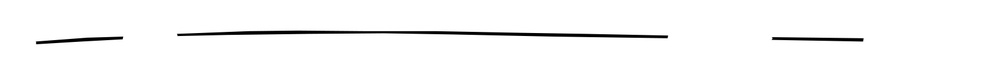
#> input picture SUS_Bend/utils/test_cut.jpg, 1000 x 59 px, shrunk from 1700 x 100 before the run
$ python projection-cut.py
#> lines starting #> are read from the running program, lines starting #| are printed output that depends on the picture; after the words box and inside, x2 and y2 are one past the last pixel; in counts of white or black regions, pixels touching at a corner belong together
import cv2
import numpy as np

def weightCtr(x):
	# print(x)
	if np.count_nonzero(x) == 0:
		return int((x.shape[0] + 1) / 2)
	else:
		return int(np.flatnonzero(x).mean())

# load as greyscale
im = cv2.imread('test_cut.jpg', cv2.IMREAD_GRAYSCALE)
#> im is the input picture: shape (59, 1000); min 0, max 255, mean 246.3

# invert
im = 255 - im
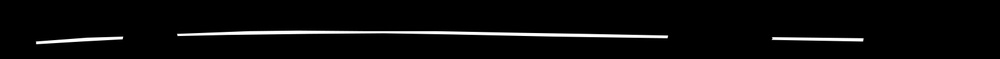
#> im: shape (59, 1000); min 0, max 255, mean 8.7

# [4 lines of commented-out code are left out]
im = cv2.threshold(im, 200, 255, cv2.THRESH_BINARY)[1]
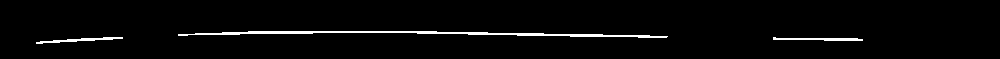
#> im: shape (59, 1000); 2.7% white; 3 white regions, box (x1, y1, x2, y2) and area: (178, 31, 668, 38) 1167, (36, 37, 123, 44) 218, (773, 37, 863, 41) 217
im = cv2.dilate(im, np.ones((5, 30)))
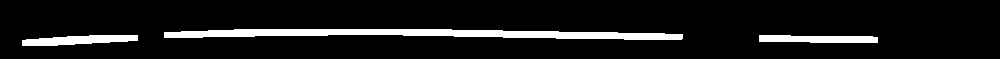
#> im: shape (59, 1000); 8.9% white; 3 white regions, box (x1, y1, x2, y2) and area: (164, 29, 683, 40) 3533, (22, 35, 138, 46) 885, (759, 35, 878, 43) 809
im = cv2.erode(im, np.ones((5, 30)))
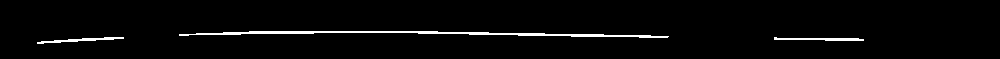
#> im: shape (59, 1000); 2.7% white; 3 white regions, box (x1, y1, x2, y2) and area: (179, 31, 669, 38) 1167, (37, 37, 124, 44) 218, (774, 37, 864, 41) 217
# cv2.imshow("BIN", im)
# cv2.waitKey(0)

# calculate vertical projection
proj = np.sum(im, 0)
#> proj = 1000 values, max 765 at index 41, min 0 at index 0, mean 408.5

# search for key points
m = np.max(proj)
#> m = 765
proj = proj / m
#> proj = 1000 values, max 1 at index 41, min 0 at index 0, mean 0.534
th = 0.2

x0 = 0
y0 = 0
x1 = 0
y1 = 0
x2 = 0
y2 = 0
x3 = 0
y3 = 0
x4 = 0
y4 = 0
x5 = 0
y5 = 0

p = 0
for col in range(proj.shape[0]):
	if p == 0:
		if proj[col] >= th:
			x0 = col
			y0 = weightCtr(im[:, col])
			p = 1

	elif p == 1:
		if proj[col] < th:
			if col > 0:
				x1 = col - 1
				y1 = weightCtr(im[:, col - 1])
			else:
				x1 = col
				y1 = weightCtr(im[:, col])

			p = 2

	elif p == 2:
		if proj[col] >= th:
			x2 = col
			y2 = weightCtr(im[:, col])
			p = 3

	elif p == 3:
		if proj[col] < th:
			if col > 0:
				x3 = col - 1
				y3 = weightCtr(im[:, col - 1])
			else:
				x3 = col
				y3 = weightCtr(im[:, col])
			p = 4

	elif p == 4:
		if proj[col] >= th:
			x4 = col
			y4 = weightCtr(im[:, col])
			p = 5

	elif p == 5:
		if proj[col] < th:
			if col > 0:
				x5 = col - 1
				y5 = weightCtr(im[:, col - 1])
			else:
				x5 = col
				y5 = weightCtr(im[:, col])

			p = 6
#> this loop made 1000 passes
#> y0 on pass 38: 42
#> y1 on pass 125: 37
#> after the loop, p = 6; x0 = 37; x1 = 123; x2 = 179; x3 = 668; x4 = 774; x5 = 863; y0 = 42; y1 = 37; y2 = 34; y3 = 36; y4 = 38; y5 = 39

print(x0, y0, x1, y1, x2, y2, x3, y3, x4, y4, x5, y5)
#| 37 42 123 37 179 34 668 36 774 38 863 39
# cv2.line(im, (x0, y0), (x1, y1), (128, 128, 128), 5)
# cv2.line(im, (x2, y2), (x3, y3), (128, 128, 128), 5)

marks = np.zeros(shape=(127, 2), dtype=np.integer)
marks[0] = [x0, y0]
marks[12] = [x1, y1]
marks[13] = [x2, y2]
marks[108] = [x3, y3]
marks[109] = [x4, y4]
marks[126] = [x5, y5]

marks_base = np.zeros(shape=(127, 2), dtype=np.integer)
marks_base[0] = [x0, y0]
marks_base[12] = [x1, y1]
marks_base[13] = [x2, y2]
marks_base[126] = [x5, y5]

stepX = (x1 - x0) / 12
#> stepX = 7.17
stepY = 0
if (x1 - x0) > 0:
	stepY = (y1 - y0) / (x1 - x0)
#> stepY = -0.0581

for i in range(1, 12):
	newX = x0 + int(i * stepX)
	marks[i] = [newX, weightCtr(im[:, newX])]
	marks_base[i] = [newX, y0 + int((newX - x0) * stepY)]
#> this loop made 11 passes
#> newX on passes 1 to 11: 44, 51, 58, 65, 72, 80, 87, 94, 101, 108, 115
#> after the loop, marks = 127 pairs, first value 0 to 863, second value 0 to 42; marks_base has the same summary as marks
	# print(marks[i])
	# cv2.line(im, (marks[i-1][0], marks[i-1][1]), (marks[i][0], marks[i][1]), (128, 128, 128), 5)

stepX = (x3 - x2) / 95
#> stepX = 5.15
stepY = 0
if (x5 - x2) > 0:
	stepY = (y5 - y2) / (x5 - x2)
#> stepY = 0.00731

for i in range(14, 108):
	newX = x2 + int((i-13) * stepX)
	marks[i] = [newX, weightCtr(im[:, newX])]
	marks_base[i] = [newX, y2 + int((newX-x2) * stepY)]
#> this loop made 94 passes
#> newX on passes 1 to 12: 184, 189, 194, 199, 204, 209, 215, 220, 225, 230, 235, 240
	# print(marks[i])
	# cv2.line(im, (marks[i-1][0], marks[i-1][1]), (marks[i][0], marks[i][1]), (128, 128, 128), 5)

marks_base[108] = [x3, y2 + int((x3 - x2) * stepY)]
marks_base[109] = [x4, y2 + int((x4 - x2) * stepY)]

stepX = (x5 - x4) / 17
#> stepX = 5.24
for i in range(110, 126):
	newX = x4 + int((i-109) * stepX)
	marks[i] = [newX, weightCtr(im[:, newX])]
	marks_base[i] = [newX, y2 + int((newX - x2) * stepY)]
#> this loop made 16 passes
#> newX on passes 1 to 12: 779, 784, 789, 794, 800, 805, 810, 815, 821, 826, 831, 836
#> after the loop, marks = 127 pairs, first value 37 to 863, second value 31 to 42; marks_base = 127 pairs, first value 37 to 863, second value 34 to 42
	# print(marks[i])
	# cv2.line(im, (marks[i-1][0], marks[i-1][1]), (marks[i][0], marks[i][1]), (128, 128, 128), 5)

# draw marking lines and find the maximum y diff
maxDiff = 0
maxIndex = 0
for i in range(0, 127):
	diff = abs(marks[i][1] - marks_base[i][1])
	if diff > maxDiff:
		maxDiff = diff
		maxIndex = i
	cv2.circle(im, (marks[i][0], marks[i][1]), 4, (255, 0, 0), 1)
	cv2.line(im, (marks[i][0], marks[i][1]), (marks_base[i][0], marks_base[i][1]), (0, 255, 0), 1)
#> this loop made 127 passes
#> (diff, maxDiff) on passes 2, 27, 41: (1, 1), (2, 2), (4, 4)
#> diff on passes 1, 3, 4, 5, 6, 7: 0, 1, 0, 1, 0, 1
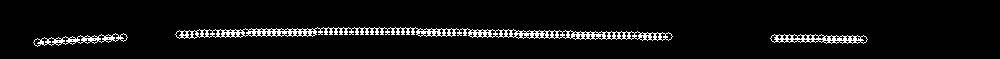
#> im: shape (59, 1000); 5.5% white in thin lines or dots, all inside (x1, y1, x2, y2) = (33, 27, 868, 47)
#> after the loop, maxDiff = 4; maxIndex = 40

# draw max y diff lines
cv2.putText(im, str(maxDiff), (marks_base[maxIndex][0], 22), cv2.FONT_HERSHEY_SIMPLEX, 1, (0, 255, 0))
for i in range(0, 127):
	diff = abs(marks[i][1] - marks_base[i][1])
	if diff >= maxDiff:
		cv2.arrowedLine(im, (marks_base[i][0], marks_base[i][1]), (marks[i][0], marks[i][1]), (0, 0, 255), 2)
#> this loop made 127 passes
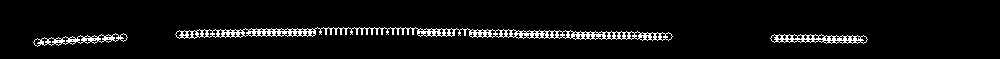
#> im: shape (59, 1000); 5.2% white in thin lines or dots, all inside (x1, y1, x2, y2) = (33, 27, 868, 47)

cv2.imwrite('result.png', im)
'''


# create output image same height as text, 500 px wide
m = np.max(proj)
h = im.shape[0]
result = np.zeros((h, proj.shape[0]))

# draw a line for each row
for col in range(proj.shape[0]):
	print(proj[col] / m)
	cv2.line(result, (col, 0), (col, int(proj[col] * h / m)), (255, 255, 255), 1)

# save result
cv2.imwrite('result.png', result)
'''

$ run again, with SUS_Bend/utils/test--.jpg copied over SUS_Bend/utils/test_cut.jpg
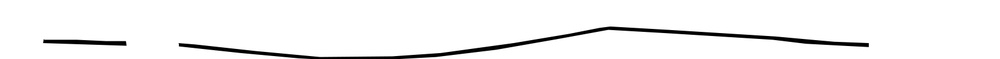
#> input picture SUS_Bend/utils/test--.jpg, 1000 x 59 px, shrunk from 1700 x 100 before the run
#> im is the input picture: shape (59, 1000); min 0, max 255, mean 243.3
#> `im = cv2.erode(im, np.ones((5, 30)))`:
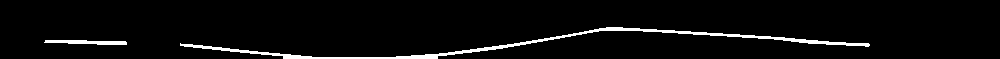
#> im: shape (59, 1000); 4% white; 2 white regions, box (x1, y1, x2, y2) and area: (180, 27, 870, 59) 2053, (44, 40, 127, 45) 295
#> `proj = np.sum(im, 0)`: proj = 1000 values, max 1275 at index 283, min 0 at index 0, mean 598.7
#> m = 1275
#> `proj = proj / m`: proj = 1000 values, max 1 at index 283, min 0 at index 0, mean 0.47
#> the loop `for col in range(proj.shape[0]):` made 1000 passes
#> y0 on pass 45: 42
#> after the loop `for col in range(proj.shape[0]):`: p = 4; x0 = 44; x1 = 126; x2 = 180; x3 = 869; x4 = 0; y0 = 42; y1 = 43; y2 = 44; y4 = 0
#| 44 42 126 43 180 44 869 44 0 0 0 0
#> `stepX = (x1 - x0) / 12`: stepX = 6.83
#> stepY = 0.0122
#> the loop `for i in range(1, 12):` made 11 passes
#> newX on passes 1 to 8: 50, 57, 64, 71, 78, 85, 91, 98
#> after the loop `for i in range(1, 12):`: marks = 127 pairs, first value 0 to 869, second value 0 to 44; marks_base = 127 pairs, first value 0 to 180, second value 0 to 44
#> `stepX = (x3 - x2) / 95`: stepX = 7.25
#> the loop `for i in range(14, 108):` made 94 passes
#> newX on passes 1 to 8: 187, 194, 201, 209, 216, 223, 230, 238
#> after the loop `for i in range(14, 108):`: marks = 127 pairs, first value 0 to 869, second value 0 to 57; marks_base = 127 pairs, first value 0 to 861, second value 0 to 44
#> `stepX = (x5 - x4) / 17`: stepX = 0
#> after the loop `for i in range(110, 126):`: marks_base = 127 pairs, first value 0 to 869, second value 0 to 44
#> the loop `for i in range(0, 127):` made 127 passes
#> (diff, maxDiff) on passes 2, 16, 18, 19, 20, 21, 23, 24: (1, 1), (2, 2), (3, 3), (4, 4), (5, 5), (6, 6), (7, 7), (8, 8)
#> after the loop `for i in range(0, 127):`:
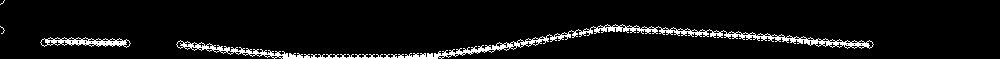
#> im: shape (59, 1000); 5.9% white; 4 white regions (2 under 20 px), largest, box (x1, y1, x2, y2) and area: (176, 24, 874, 59) 3022, (40, 37, 131, 48) 449
#> after the loop `for i in range(0, 127):`: maxDiff = 44; maxIndex = 109
#> the loop `for i in range(0, 127):` made 127 passes
#> diff on passes 1 to 8: 0, 1, 1, 1, 1, 1, 1, 0
